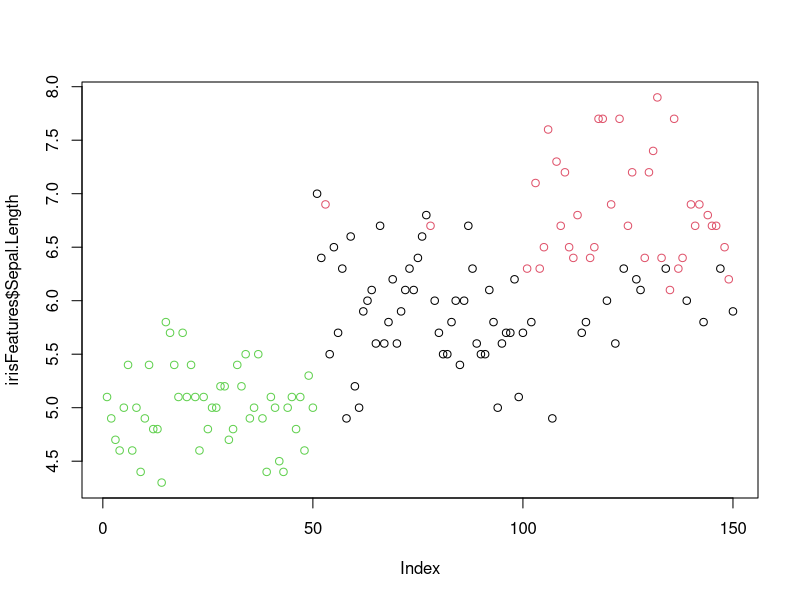
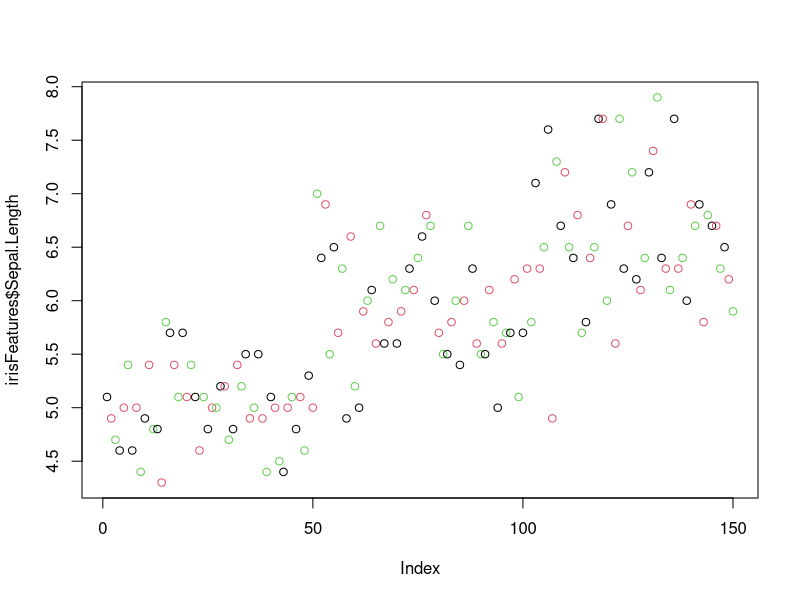
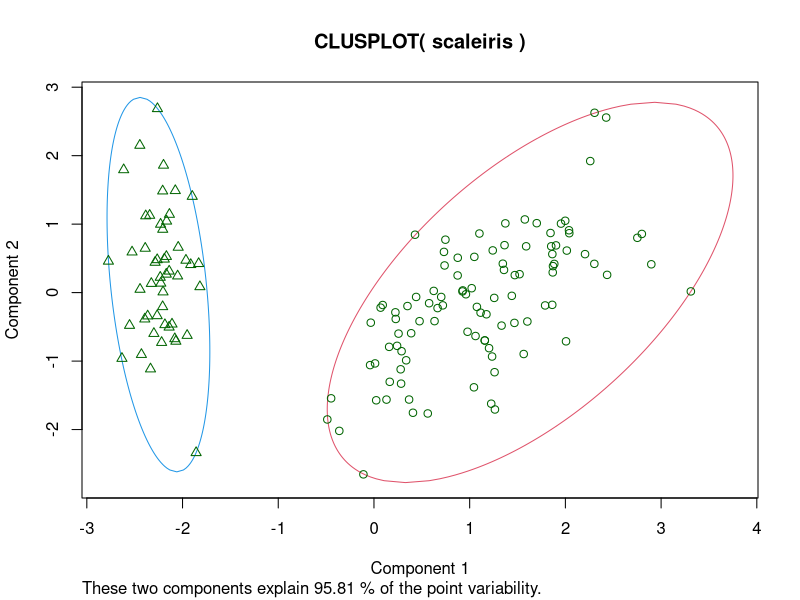
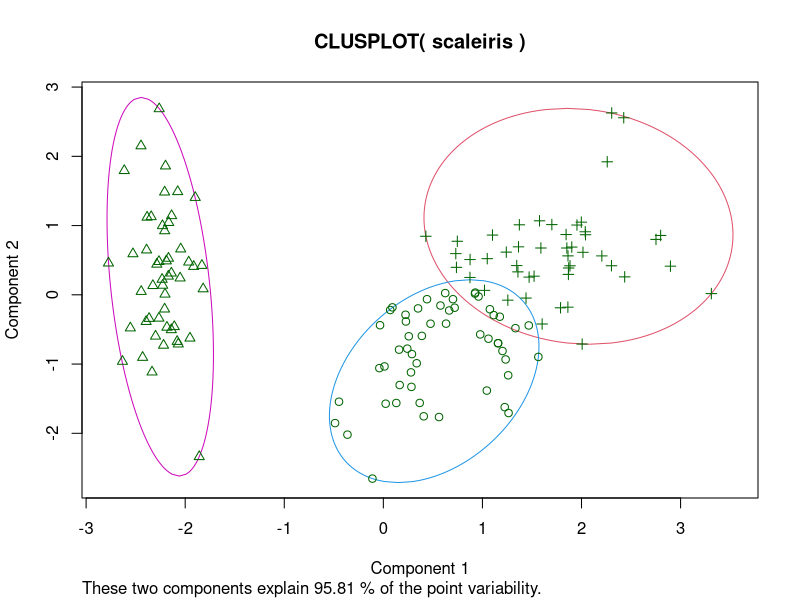

Write the R code that produced these figures, in order.
# Clustering - IRIS data set

head(iris)
irisFeatures = iris[,-5]
head(irisFeatures)
iriskm1 = kmeans(irisFeatures,centers=3)
iriskm1
iriskm1$centers
colMeans(irisFeatures[iriskm1$cluster==1,])

(iris[iriskm1$cluster==1,])

iriskm1$size # no of rows in in each cluster
iriskm1$cluster # row no to clusters
plot(irisFeatures$Sepal.Length, col=iriskm1$cluster)
plot(irisFeatures$Sepal.Length, col=1:3)
x= cbind(irisFeatures, cl=iriskm1$cluster, cat=iris$Species)
head(x)
x
iriskm1  # understand the output

#Method2 - Scaling 
irisFeatures2 = irisFeatures
scaleiris = scale(irisFeatures2) # scaling dataset if they are in different range
head(scaleiris) #use this scaleiris for kmeans and plots; this becomes data
irisKM = kmeans(scaleiris, 2)
irisKM$cluster

library(fpc)
library(cluster)
clusplot(scaleiris, irisKM$cluster, color= T, lines=0)
# using PCA technique - finds most Principal Components

#Method3
irisKM2 = kmeans(scaleiris, 3, iter.max= 5)
irisKM2
clusplot(scaleiris, irisKM2$cluster, color=T, lines=0)  
